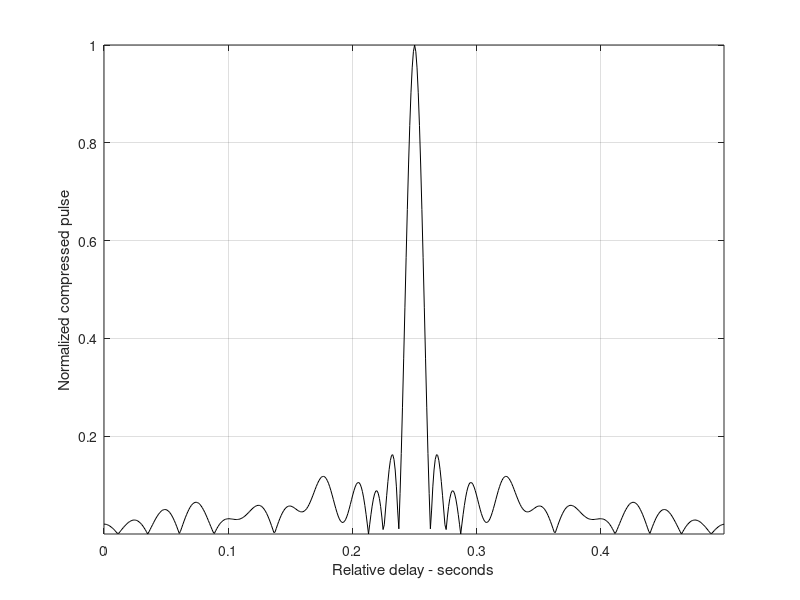
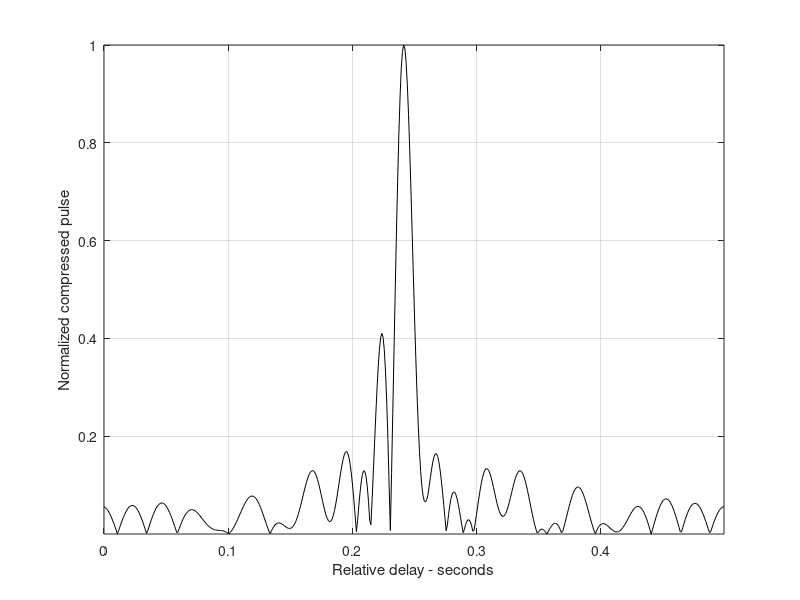
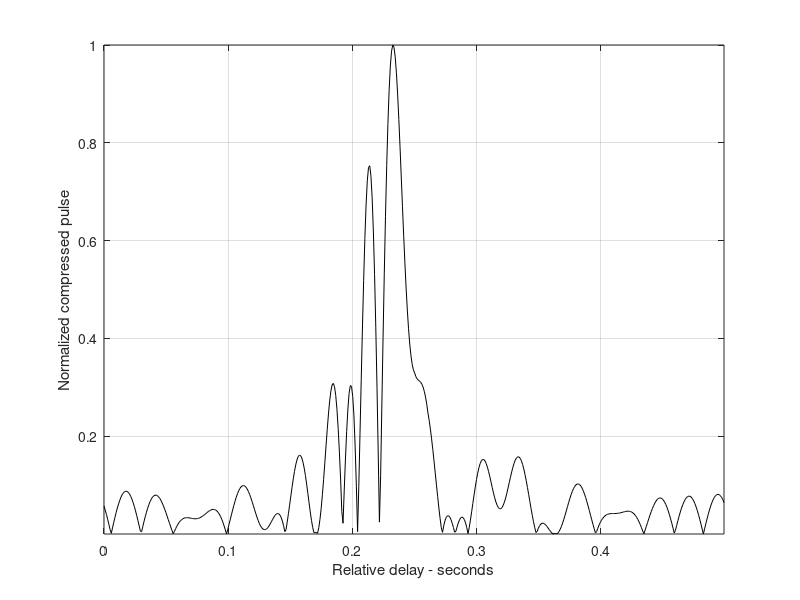

Reproduce these figures in MATLAB, in order.
% use this program to reproduce Fig. 5.14 of text
clear all
eps = 1.5e-5;
t = 0:0.001:.5;                 
y = chirp(t,0,.25,20);
figure(1)
plot(t,y);
yfft = fft(y,512) ;
ycomp = fftshift(abs(ifft(yfft .* conj(yfft))));
maxval = max (ycomp);
ycomp = eps + ycomp ./ maxval; 
figure(1)
del = .5 /512.;
tt = 0:del:.5-eps;
plot (tt,ycomp,'k')
axis tight
xlabel ('Relative delay - seconds');
ylabel('Normalized compressed pulse')
grid
%change center frequency
y1 = chirp (t,0,.25,21);
y1fft = fft(y1,512);
y1comp = fftshift(abs(ifft(y1fft .* conj(yfft))));
maxval = max (y1comp);
y1comp = eps + y1comp ./ maxval; 
figure(2)
plot (tt,y1comp,'k')
axis tight
xlabel ('Relative delay - seconds');
ylabel('Normalized compressed pulse')
grid
%change pulse width
t = 0:0.001:.45;                 
y2 = chirp (t,0,.225,20);
y2fft = fft(y2,512);
y2comp = fftshift(abs(ifft(y2fft .* conj(yfft))));
maxval = max (y2comp);
y2comp = eps + y2comp ./ maxval; 
figure(3)
plot (tt,y2comp,'k')
axis tight
xlabel ('Relative delay - seconds');
ylabel('Normalized compressed pulse')
grid